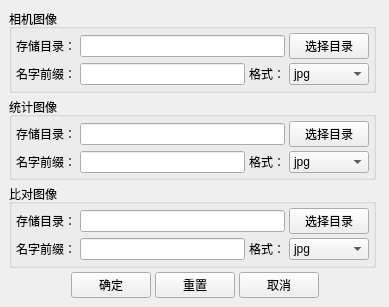
<?xml version="1.0" encoding="UTF-8"?>
<ui version="4.0">
 <class>SaveImageConfig</class>
 <widget class="QWidget" name="SaveImageConfig">
  <property name="geometry">
   <rect>
    <x>0</x>
    <y>0</y>
    <width>389</width>
    <height>307</height>
   </rect>
  </property>
  <property name="windowTitle">
   <string>图像存储配置</string>
  </property>
  <layout class="QGridLayout" name="gridLayout">
   <property name="leftMargin">
    <number>9</number>
   </property>
   <property name="topMargin">
    <number>9</number>
   </property>
   <property name="rightMargin">
    <number>9</number>
   </property>
   <property name="bottomMargin">
    <number>9</number>
   </property>
   <property name="spacing">
    <number>4</number>
   </property>
   <item row="3" column="0" colspan="2">
    <layout class="QHBoxLayout" name="horizontalLayout_3">
     <item>
      <spacer name="horizontalSpacer_2">
       <property name="orientation">
        <enum>Qt::Horizontal</enum>
       </property>
       <property name="sizeHint" stdset="0">
        <size>
         <width>40</width>
         <height>20</height>
        </size>
       </property>
      </spacer>
     </item>
     <item>
      <widget class="QPushButton" name="Save">
       <property name="font">
        <font>
         <pointsize>9</pointsize>
        </font>
       </property>
       <property name="text">
        <string>确定</string>
       </property>
      </widget>
     </item>
     <item>
      <widget class="QPushButton" name="reset">
       <property name="font">
        <font>
         <pointsize>9</pointsize>
        </font>
       </property>
       <property name="text">
        <string>重置</string>
       </property>
      </widget>
     </item>
     <item>
      <widget class="QPushButton" name="close">
       <property name="font">
        <font>
         <pointsize>9</pointsize>
        </font>
       </property>
       <property name="text">
        <string>取消</string>
       </property>
      </widget>
     </item>
     <item>
      <spacer name="horizontalSpacer">
       <property name="orientation">
        <enum>Qt::Horizontal</enum>
       </property>
       <property name="sizeHint" stdset="0">
        <size>
         <width>40</width>
         <height>20</height>
        </size>
       </property>
      </spacer>
     </item>
    </layout>
   </item>
   <item row="0" column="0">
    <widget class="QGroupBox" name="groupBox_4">
     <property name="font">
      <font>
       <pointsize>9</pointsize>
      </font>
     </property>
     <property name="title">
      <string>相机图像</string>
     </property>
     <layout class="QGridLayout" name="gridLayout_2">
      <property name="leftMargin">
       <number>4</number>
      </property>
      <property name="topMargin">
       <number>4</number>
      </property>
      <property name="rightMargin">
       <number>4</number>
      </property>
      <property name="bottomMargin">
       <number>4</number>
      </property>
      <property name="spacing">
       <number>4</number>
      </property>
      <item row="1" column="0">
       <widget class="QLabel" name="label_5">
        <property name="font">
         <font>
          <pointsize>9</pointsize>
         </font>
        </property>
        <property name="text">
         <string>名字前缀：</string>
        </property>
        <property name="alignment">
         <set>Qt::AlignRight|Qt::AlignTrailing|Qt::AlignVCenter</set>
        </property>
       </widget>
      </item>
      <item row="0" column="0">
       <widget class="QLabel" name="label_4">
        <property name="font">
         <font>
          <pointsize>9</pointsize>
         </font>
        </property>
        <property name="text">
         <string>存储目录：</string>
        </property>
        <property name="alignment">
         <set>Qt::AlignRight|Qt::AlignTrailing|Qt::AlignVCenter</set>
        </property>
       </widget>
      </item>
      <item row="1" column="1">
       <widget class="QLineEdit" name="cameraName"/>
      </item>
      <item row="1" column="2">
       <widget class="QLabel" name="label_24">
        <property name="font">
         <font>
          <pointsize>9</pointsize>
         </font>
        </property>
        <property name="text">
         <string>格式：</string>
        </property>
       </widget>
      </item>
      <item row="1" column="3">
       <widget class="QComboBox" name="cameraSuffix">
        <property name="layoutDirection">
         <enum>Qt::LeftToRight</enum>
        </property>
        <item>
         <property name="text">
          <string>jpg</string>
         </property>
        </item>
        <item>
         <property name="text">
          <string>bmp</string>
         </property>
        </item>
        <item>
         <property name="text">
          <string>png</string>
         </property>
        </item>
        <item>
         <property name="text">
          <string>tif</string>
         </property>
        </item>
        <item>
         <property name="text">
          <string>tiff</string>
         </property>
        </item>
       </widget>
      </item>
      <item row="0" column="3">
       <widget class="QPushButton" name="selectCameraDir">
        <property name="font">
         <font>
          <pointsize>9</pointsize>
         </font>
        </property>
        <property name="text">
         <string>选择目录</string>
        </property>
       </widget>
      </item>
      <item row="0" column="1" colspan="2">
       <widget class="QLineEdit" name="cameraDir">
        <property name="alignment">
         <set>Qt::AlignJustify|Qt::AlignVCenter</set>
        </property>
       </widget>
      </item>
     </layout>
    </widget>
   </item>
   <item row="1" column="0">
    <widget class="QGroupBox" name="groupBox_5">
     <property name="font">
      <font>
       <pointsize>9</pointsize>
      </font>
     </property>
     <property name="title">
      <string>统计图像</string>
     </property>
     <layout class="QGridLayout" name="gridLayout_3">
      <property name="leftMargin">
       <number>4</number>
      </property>
      <property name="topMargin">
       <number>4</number>
      </property>
      <property name="rightMargin">
       <number>4</number>
      </property>
      <property name="bottomMargin">
       <number>4</number>
      </property>
      <property name="spacing">
       <number>4</number>
      </property>
      <item row="1" column="0">
       <widget class="QLabel" name="label_6">
        <property name="font">
         <font>
          <pointsize>9</pointsize>
         </font>
        </property>
        <property name="text">
         <string>名字前缀：</string>
        </property>
        <property name="alignment">
         <set>Qt::AlignRight|Qt::AlignTrailing|Qt::AlignVCenter</set>
        </property>
       </widget>
      </item>
      <item row="0" column="0">
       <widget class="QLabel" name="label_7">
        <property name="font">
         <font>
          <pointsize>9</pointsize>
         </font>
        </property>
        <property name="text">
         <string>存储目录：</string>
        </property>
        <property name="alignment">
         <set>Qt::AlignRight|Qt::AlignTrailing|Qt::AlignVCenter</set>
        </property>
       </widget>
      </item>
      <item row="1" column="1">
       <widget class="QLineEdit" name="statisticsName"/>
      </item>
      <item row="1" column="2">
       <widget class="QLabel" name="label_25">
        <property name="font">
         <font>
          <pointsize>9</pointsize>
         </font>
        </property>
        <property name="text">
         <string>格式：</string>
        </property>
       </widget>
      </item>
      <item row="1" column="3">
       <widget class="QComboBox" name="statisticsSuffix">
        <property name="layoutDirection">
         <enum>Qt::LeftToRight</enum>
        </property>
        <item>
         <property name="text">
          <string>jpg</string>
         </property>
        </item>
        <item>
         <property name="text">
          <string>bmp</string>
         </property>
        </item>
        <item>
         <property name="text">
          <string>png</string>
         </property>
        </item>
        <item>
         <property name="text">
          <string>tif</string>
         </property>
        </item>
        <item>
         <property name="text">
          <string>tiff</string>
         </property>
        </item>
       </widget>
      </item>
      <item row="0" column="3">
       <widget class="QPushButton" name="selectStatisticsDir">
        <property name="font">
         <font>
          <pointsize>9</pointsize>
         </font>
        </property>
        <property name="text">
         <string>选择目录</string>
        </property>
       </widget>
      </item>
      <item row="0" column="1" colspan="2">
       <widget class="QLineEdit" name="statisticsDir">
        <property name="alignment">
         <set>Qt::AlignJustify|Qt::AlignVCenter</set>
        </property>
       </widget>
      </item>
     </layout>
    </widget>
   </item>
   <item row="2" column="0">
    <widget class="QGroupBox" name="groupBox_6">
     <property name="font">
      <font>
       <pointsize>9</pointsize>
      </font>
     </property>
     <property name="title">
      <string>比对图像</string>
     </property>
     <layout class="QGridLayout" name="gridLayout_4">
      <property name="leftMargin">
       <number>4</number>
      </property>
      <property name="topMargin">
       <number>4</number>
      </property>
      <property name="rightMargin">
       <number>4</number>
      </property>
      <property name="bottomMargin">
       <number>4</number>
      </property>
      <property name="spacing">
       <number>4</number>
      </property>
      <item row="1" column="0">
       <widget class="QLabel" name="label_8">
        <property name="font">
         <font>
          <pointsize>9</pointsize>
         </font>
        </property>
        <property name="text">
         <string>名字前缀：</string>
        </property>
        <property name="alignment">
         <set>Qt::AlignRight|Qt::AlignTrailing|Qt::AlignVCenter</set>
        </property>
       </widget>
      </item>
      <item row="0" column="0">
       <widget class="QLabel" name="label_9">
        <property name="font">
         <font>
          <pointsize>9</pointsize>
         </font>
        </property>
        <property name="text">
         <string>存储目录：</string>
        </property>
        <property name="alignment">
         <set>Qt::AlignRight|Qt::AlignTrailing|Qt::AlignVCenter</set>
        </property>
       </widget>
      </item>
      <item row="1" column="1">
       <widget class="QLineEdit" name="comparisonName"/>
      </item>
      <item row="1" column="2">
       <widget class="QLabel" name="label_26">
        <property name="font">
         <font>
          <pointsize>9</pointsize>
         </font>
        </property>
        <property name="text">
         <string>格式：</string>
        </property>
       </widget>
      </item>
      <item row="1" column="3">
       <widget class="QComboBox" name="comparisonSuffix">
        <property name="layoutDirection">
         <enum>Qt::LeftToRight</enum>
        </property>
        <item>
         <property name="text">
          <string>jpg</string>
         </property>
        </item>
        <item>
         <property name="text">
          <string>bmp</string>
         </property>
        </item>
        <item>
         <property name="text">
          <string>png</string>
         </property>
        </item>
        <item>
         <property name="text">
          <string>tif</string>
         </property>
        </item>
        <item>
         <property name="text">
          <string>tiff</string>
         </property>
        </item>
       </widget>
      </item>
      <item row="0" column="3">
       <widget class="QPushButton" name="selectComparisonDir">
        <property name="font">
         <font>
          <pointsize>9</pointsize>
         </font>
        </property>
        <property name="text">
         <string>选择目录</string>
        </property>
       </widget>
      </item>
      <item row="0" column="1" colspan="2">
       <widget class="QLineEdit" name="comparisonDir">
        <property name="alignment">
         <set>Qt::AlignJustify|Qt::AlignVCenter</set>
        </property>
       </widget>
      </item>
     </layout>
    </widget>
   </item>
  </layout>
 </widget>
 <resources/>
 <connections/>
</ui>
